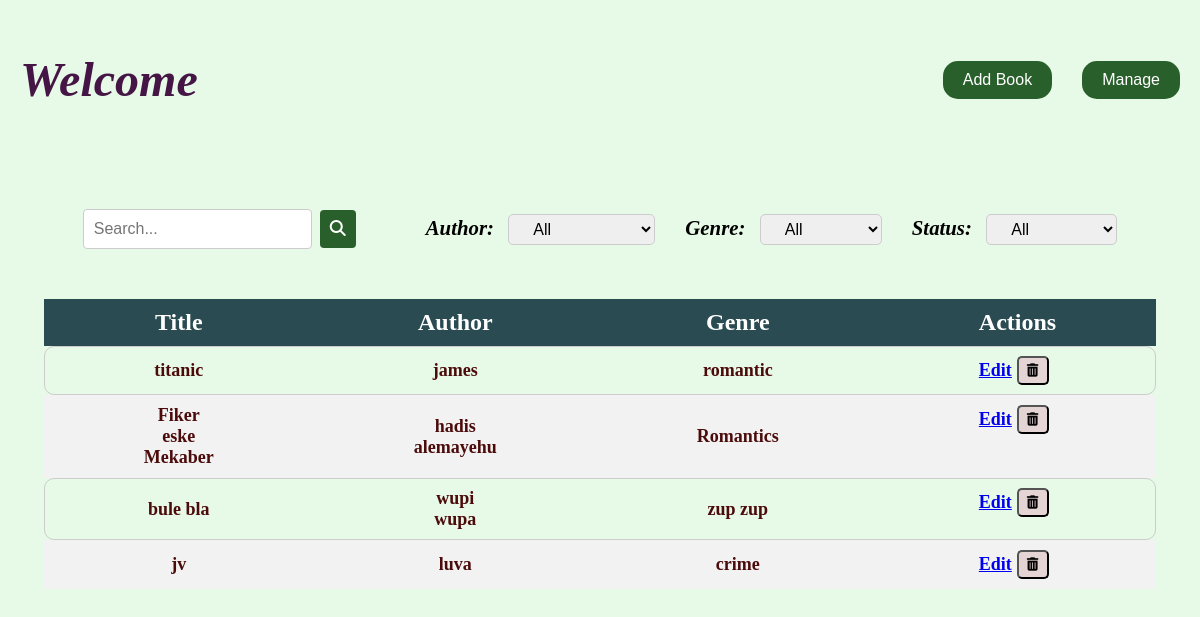
Screenshot of /user/studentdashboard/admindashboard/ with the database file from the repository.
### BookManagment/models.py (models this page shows, shortened)
class Book(models.Model):
    title = models.CharField(max_length=100)
    author = models.CharField(max_length=100)
    genre = models.CharField(max_length=50)
    status = models.CharField(max_length=10, choices=[('available', 'Available'), ('borrowed', 'Borrowed')], default='available')

### BookManagment/views.py (the view)
# urls.py: path('admindashboard/',views.admindashboard, name='admindashboard'),
def admindashboard(request):
    books = Book.objects.all()
    return render(request, 'admindashboard.html', {'books': books})

### UserManagment/Templates/admindashboard.html (shortened to what this page needs)
<!DOCTYPE html>
<html lang="en">
<head>
    <link rel="stylesheet" href="https://cdnjs.cloudflare.com/ajax/libs/font-awesome/6.5.1/css/all.min.css">
</head>
<body>
    <div class="admin_page">
        <div id="greeting">
            <h1>Welcome </h1>
            <div id="wii"><a href="{% url 'add_book' %}"><button type="submit">Add Book</button></a>
            <a href="{% url 'admin:index' %}" target="_blank"><button>Manage</button></a></div>
        </div>
        <div class="search_book">
            <div id="search_content">
                <div class="search">
                    <input type="text" id="search-input" placeholder="Search..." oninput="updateSearch()">
                    &nbsp;&nbsp;<button onclick="search()"><i class="fa-solid fa-magnifying-glass"></i></button>
                </div>
                <div id="options">
                    <div class="auth">
                        <label for="author">Author: &nbsp;</label>
                        <select name="author" id="author" onchange="updateSearch()">
                            <option value="all">All</option>
                        </select>
                    </div>
                    <div class="genre">
                        <label for="genre">Genre: &nbsp;</label>
                        <select name="genre" id="genre" onchange="updateSearch()">
                            <option value="all">All</option>
                        </select>
                    </div>
                    <div class="status">
                        <label for="status">Status: &nbsp;</label>
                        <select name="status" id="status" onchange="updateSearch()">
                            <option value="all">All</option>
                        </select>
                    </div>
                </div>
            </div>
            <div id="books">
                <table id="search-table">
                    <thead>
                        <tr>
                            <th>Title</th>
                            <th>Author</th>
                            <th>Genre</th>
                            <th>Actions</th>
                        </tr>
                    </thead>
                    <tbody>
                        {% for book in books %}
                        <tr>
                            <td>{{ book.title }}</td>
                            <td>{{ book.author }}</td>
                            <td>{{ book.genre }}</td>
                            <td id="edit_delete">
                                <a href="{% url 'edit_book' book.id %}">Edit</a>
                                <form action="{% url 'delete_book' book.id %}" method="post">
                                    <button type="submit"><i class="fa-solid fa-trash-can"></i></button>
                                </form>
                            </td>
                        </tr>
                        {% endfor %}
                    </tbody>
                </table>
            </div>
        </div>
    </div>
</body>
</html>

### UserManagment/Templates/admindashboard.html (style rules this page uses)
body { background-color: #e7f9e7; margin: 0; padding: 0; font-family: "Playfair Display", serif; font-optical-sizing: auto; font-weight: 500; font-style: normal; }
#greeting { display: flex; align-items: center; justify-content: space-between; padding: 20px; }
#greeting h1 { font-size: 3rem; color:rgb(69, 22, 69); font-style: italic; }
#greeting button { padding: 10px 20px; background-color: #295f2b; color: white; border: none; border-radius: 15px; font-size: 1rem; cursor: pointer; }
.search_book { display: flex; flex-direction: column; align-items: center; margin-top: 50px; }
#search_content { display: flex; flex-direction: row; align-items: center; margin-bottom: 30px; column-gap: 50px; }
.search { display: flex; align-items: center; margin-right: 20px; }
#search-input { padding: 10px; border: 1px solid #ccc; border-radius: 4px; font-size: 1rem; outline: none; }
.search button { padding: 10px; background-color: #295f2b; color: white; border: none; border-radius: 4px; font-size: 1rem; cursor: pointer; }
#options { display: flex; flex-direction: row; align-items: center; column-gap: 30px; }
#options label { font-size: 1.3rem; font-weight: bold; font-style: italic; }
.auth select, .genre select, .status select { padding: 5px 20px; font-size: 1rem; border: 1px solid #ccc; border-radius: 5px; }
#books { margin-top: 20px; display: flex; align-items: center; flex-direction: column; }
#search-table { width:50%; border-collapse:collapse; }
#search-table th, #search-table td { text-align: center; padding: 10px 100px; }
#search-table th { background-color: #2a4b52; color: white; font-size:1.5rem; }
#search-table td { font-size: large; font-weight: bold; color: rgb(75, 11, 11); }
#search-table tr { position: relative; }
#search-table tr::before { content: ""; position: absolute; top: 0; left: 0; right: 0; bottom: 0; border-radius: 10px; border: 1px solid #ccc; z-index: -1; }
#search-table tr:nth-child(even) { background-color: #f2f2f2; }
#edit_delete { display: flex; column-gap: 5px; align-items: center; }
#wii { display: flex; column-gap: 30px; }
#edit_delete button { background-color: #e5d4d4; border-color: black; border-radius: 5px; padding:5px 8px; }

### rows the page displays
Book: title "titanic", author "james", genre "romantic"
Book: title "Fiker eske Mekaber", author "hadis alemayehu", genre "Romantics"
Book: title "bule bla", author "wupi wupa", genre "zup zup"
Book: title "jv", author "luva", genre "crime"
